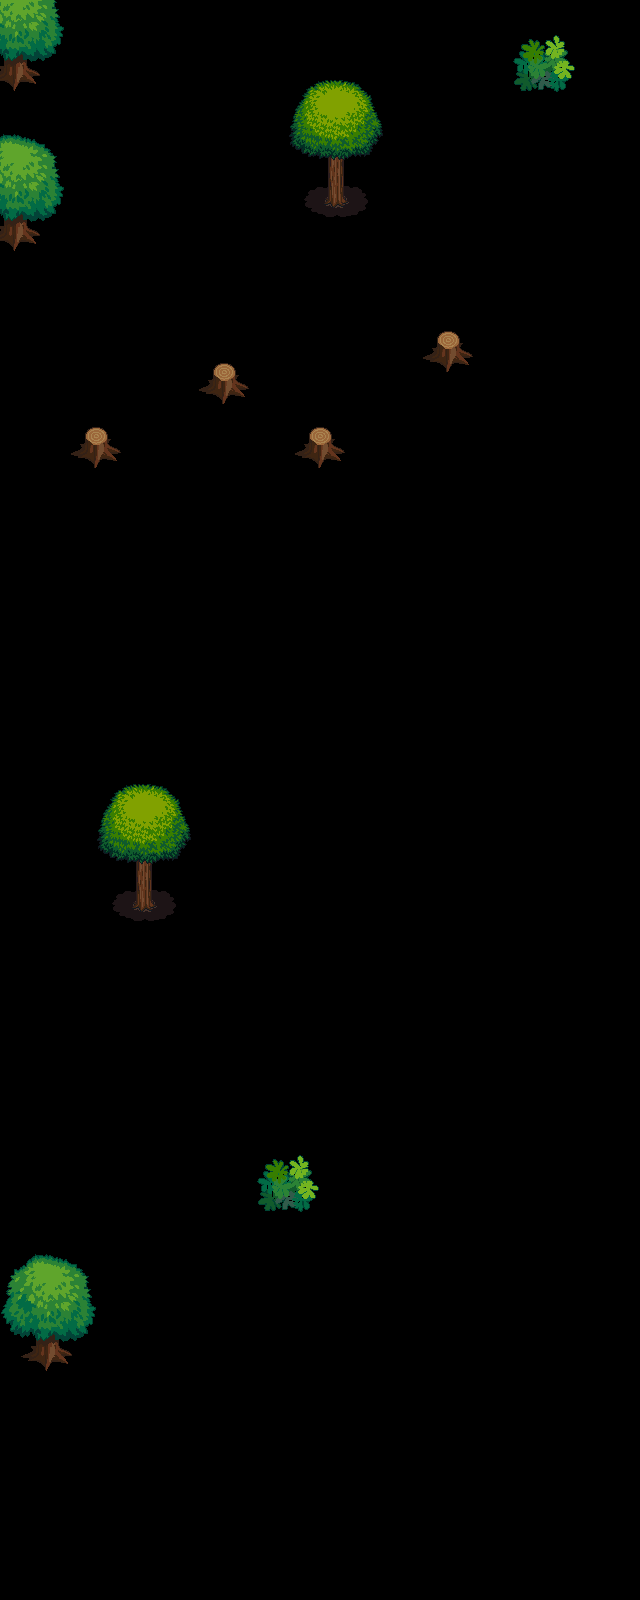

Rendered tile map (Tiled .tmx) drawn with the repository's tilesets; below, a short description and the map source with its tile grids summarised:
An orthogonal 20x50 tile map with 32x32 px tiles, 1 tile layer (Trees), 4 tilesets.

<map version="1.0" orientation="orthogonal" width="20" height="50" tilewidth="32" tileheight="32">
 <tileset firstgid="1" name="terrain" tilewidth="32" tileheight="32">
  <image source="terrain.png" width="672" height="736" />
 </tileset>
 <tileset firstgid="484" name="trees" tilewidth="32" tileheight="32">
  <image source="trees.png" width="416" height="416" />
 </tileset>
 <tileset firstgid="653" name="symbol_tiles" tilewidth="32" tileheight="32" spacing="1" margin="4">
  <image source="symbol_tiles.png" width="410" height="304" />
 </tileset>
 <tileset firstgid="761" name="meta tile" tilewidth="32" tileheight="32">
  <image source="meta_tiles.png" width="67" height="34" />
  <tile id="0">
   <properties>
    <property name="collidable" value="true" />
   </properties>
  </tile>
 </tileset>
 <layer name="Trees" width="20" height="50">
  <data>[1000 cells, 80 non-empty, 35 distinct tile ids]</data>
 </layer>
</map>
